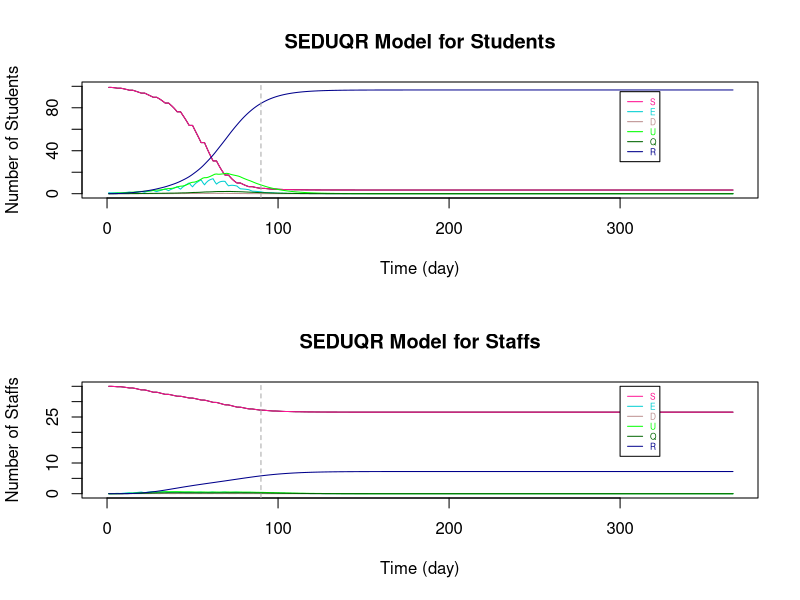

Source code (R):
###################################################################################################################

# Parameters
Ta = matrix(c(0.64,1), nrow = 2) # transmissibility of student and staff
Ca = matrix(c(0.79,1), nrow = 1)  # susceptibility of student and staff
tau = c(0.54, 0.54/2)  # individual transmission rate within and outside the bubble
# set p: the transmission rate: 
p1 = Ta %*% Ca
# p = (student-student same bubble, student-student different, staff-student, student-staff, staff-staff both teaching same or different bubbles)
p = c(p1[1,1]*tau[1], p1[1,1]*tau[2], p1[2,1]*tau[2], p1[1,2]*tau[2], p1[2,2]*tau[2]) #RHO

a = 0.2  # ALPHA: rate from latent to infection
d = c(0.1,0.3) # d:probability of an infection is detectable/symptomatic for student and staff
e = 0.138 # EPSILON: the relative transmission for undetectable compared to detectable
o = 0.75  # THETA: rate of getting quanrantined 
y = 0.1 # GAMMA:recovery rate (differ by age and compartments)

r.values = c(9,3,10,3,3)  # r:contact r people (should be changing with time), in the same order as p (RHO)

T = 366
N = 10 # student number in each bubble


###################################################################################################################

# Define dataframe - students bubbles 1-10 and total staff
# Define array 
B <- matrix(rep(0), T, 7)
A <- array(rep(B), dim = c(T, 7, 11))

A[,1,] <- 10 #  S
A[,7,] <- 10 #  N
A[,1,11] <- 30  # 30 staffs are S initially
A[,7,11] <- 55 #  55 staffs in total (20 of them work from home)
A[1,,1] <- c(9,1,0,0,0,0,10)   # initials

dimnames(A) <- list(1:T, c("S","E","D","U","Q","R","N"), c(sprintf("B%d", 1:10),"Staff"))  # name the array

head(A)
da <- as.data.frame(A)

###################################################################################################################

# Set initials
S <- matrix(rep(0), T+1, 10)
E <- matrix(rep(0), T+1, 10)
D <- matrix(rep(0), T+1, 10)
U <- matrix(rep(0), T+1, 10)
Q <- matrix(rep(0), T+1, 10)
R <- matrix(rep(0), T+1, 10)
r <- matrix(rep(0), T+1, 10)

S.Staff=S1=S2=S3=S4=S5=S6=S
E.Staff=E1=E2=E3=E4=E5=E6=E
D.Staff=D1=D2=D3=D4=D5=D6=D
U.Staff=U1=U2=U3=U4=U5=U6=U
Q.Staff=Q1=Q2=Q3=Q4=Q5=Q6=Q
R.Staff=R1=R2=R3=R4=R5=R6=R
r1=r2=r3=r4=r5=r

S5.diff=S2.diff=S
E5.diff=E2.diff=E
D5.diff=D2.diff=D
U5.diff=U2.diff=U
R5.diff=R2.diff=R
r5.diff=r2.diff=r

S.Staff.change = S.Staff

# Staff replacement
Staff.School = S.Staff  
Staff.rp = S.Staff  

# Tutorial Group
S.Std_Std = S
S.Std1=S.Std2=S
S.Stf=E.Stf=D.Stf=U.Stf=Q.Stf=R.Stf=S


###################################################################################################################
# The Symbols for the Dynamic system 

# STUDENTS
# S, E, D, U, Q, R : (without subscript of numbers) TOTAL number of students in each compartment (for an individual bubble)

# S1, E1, D1, U1, Q1, R1: TOTAL number of students in each compartments with ONLY the intractions WITHIN bubbles (for an individual bubble)

# S2.diff, E2.diff, D2.diff, U2.diff, R2.diff : TOTAL number of students that are not in the specified bubble (for an individual bubble)

# S2, E2, D2, U2, Q2, R2: CHANGE of number of students in each compartments by BETWEEN-BUBBLES interactions (for an individual bubble)

# S3, E3, D3, U3, Q3, R3 : CHANGE of number of students in each compartments by their teaching staffs (for an individual bubble)

# STAFFS
# S.Staff, E.Staff, D.Staff, U.Staff, Q.Staff, R.Staff : (without subscript of numbers) TOTAL number of STAFF in each compartment (for those teaching an individual bubble)

# S4, E4, D4, U4, Q4, R4: CHANGE of number of staffs in each compartments by the students they teach (for those teaching an individual bubble)

# S5.diff, E5.diff, D5.diff, U5.diff, R5.diff : TOTAL number of staffs that are not teaching the specified bubble (for those teaching an individual bubble)

# S5, E5, D5, U5, Q5, R5 : CHANGE of number of staffs in each compartments by staffs teaching other bubbles (for those teaching an individual bubble)

# S6, E6, D6, U6, Q6, R6 : CHANGE of number of staffs in each compartments by the staffs teaching the same bubble (for those teaching an individual bubble)

# r are the number of sesceptible contacts that an infection case would contact (vary with situations)

# Staff.School : the number of staff at school of teaching each bubble

# Staff.rp : the number of staff that can come to teach the bubble that were working from home

# TUTOR GROUP

# S.Std_Std : CHANGE of number of student in tutor group by infections within tutor group

# S.Std1 : CHANGE of number of student in bubble j by infections within tutor group

# S.Std2 : CHANGE of number of student in bubble j by infections from the tutor

# S.Stf, E.Stf, D.Stf, U.Stf, Q.Stf, R.Stf : Total number of tutors being infected in tutor group j

###################################################################################################################

# i : time step start from 1 
# j : bubble number 1 to 10

for (i in 1:T){
  for (j in 1:10){  
    
    ###### For STUDENTS
    
    # initals
    S[1,j] =  da[1,paste("S.B", j, sep = "")]
    E[1,j] =  da[1,paste("E.B", j, sep = "")]
    D[1,j] =  da[1,paste("D.B", j, sep = "")]
    U[1,j] =  da[1,paste("U.B", j, sep = "")]
    Q[1,j] =  da[1,paste("Q.B", j, sep = "")]
    R[1,j] =  da[1,paste("R.B", j, sep = "")]
    
    # STUDENT to STUDENT in the SAME BUBBLE
    S1[1,j] =  da[1,paste("S.B", j, sep = "")]
    E1[1,j] =  da[1,paste("E.B", j, sep = "")]
    D1[1,j] =  da[1,paste("D.B", j, sep = "")]
    U1[1,j] =  da[1,paste("U.B", j, sep = "")]
    Q1[1,j] =  da[1,paste("Q.B", j, sep = "")]
    R1[1,j] =  da[1,paste("R.B", j, sep = "")]
    r1[1,j] =  S[1,j]  # number of contact depends on how many S in the bubble
    
    # This formula comes from the dynamic equations (in powerpoint slide 4)
    S1[i+1,j] = S[i,j] - r1[i,j]*p[1]*(D[i,j]+e*U[i,j])
    E1[i+1,j] = E[i,j] + r1[i,j]*p[1]*(D[i,j]+e*U[i,j]) - a*E[i,j]
    D1[i+1,j] = D[i,j] + a*d[1]*E[i,j] - o*D[i,j]
    U1[i+1,j] = U[i,j] + a*(1-d[1])*E[i,j] - y*U[i,j]
    Q1[i+1,j] = Q[i,j] + o*D[i,j] - y*Q[i,j]
    R1[i+1,j] = R[i,j] + y*(Q[i,j]+U[i,j])
    r1[i+1,j] = S[i,j] 
    
    
    # STUDENT to STUDENT in DIFFERENT BUBBLES #
    # number of contact for each individual in bubble j to students in other bubbles
    r2.diff[1,j] =  3  # each student in j contact 3 students in other bubbles
    r2.diff[i+1,j] = r2.diff[i,j]    
    # the total number of contacts of the students in bubble j
    m = round(r2.diff[i,j]*(S[i,j]))  # only Susceptible individuals in j might be infected by students in other bubbles
    
    # inital values of total number of students at school not in bubble j
    # (only S,E,D,U are at school, currently not considered recovery come back to school yet)
    S2.diff[1,j] = 90
    E2.diff[1,j] = 0
    D2.diff[1,j] = 0
    U2.diff[1,j] = 0
    R2.diff[1,j] = 0
    
    # Subset for S,E,D,U compartments of all bubbles 
    all.S = (c(1:ncol(da)) %% 7) == 1
    all.E = (c(1:ncol(da)) %% 7) == 2
    all.D = (c(1:ncol(da)) %% 7) == 3
    all.U = (c(1:ncol(da)) %% 7) == 4
    all.R = (c(1:ncol(da)) %% 7) == 6
    
    #total number of students at school not in bubble j (and not staff: the reason of removing the last column)
    # The number of S, E, D, U at time i, different to bubble j
    S2.diff[i,j] = round(sum((da[i,(all.S)][,-j])[,c(1:ncol(da[i,(all.S)][,-j])-1)]))
    E2.diff[i,j] = round(sum((da[i,(all.E)][,-j])[,c(1:ncol(da[i,(all.E)][,-j])-1)]))
    D2.diff[i,j] = round(sum((da[i,(all.D)][,-j])[,c(1:ncol(da[i,(all.D)][,-j])-1)]))
    U2.diff[i,j] = round(sum((da[i,(all.U)][,-j])[,c(1:ncol(da[i,(all.U)][,-j])-1)]))
    R2.diff[i,j] = round(sum((da[i,(all.R)][,-j])[,c(1:ncol(da[i,(all.R)][,-j])-1)]))
    
    # make a list of S, E, D, U not in bubble j (the times of repeat is the number of students in each compartment)
    list = c(rep("S", S2.diff[i,j]), rep("E", E2.diff[i,j]), rep("D", D2.diff[i,j]), rep("U", U2.diff[i,j]), rep("R", R2.diff[i,j]))
    
    #count the number of S,E,D,U that students in j contacted to
    # " sample(list, m, replace = TRUE) ": Randomly select m from list
    set.seed(123)
    countS = sum((sample(list, m, replace = TRUE))=="S") # for students in bubble j: the number of contact outside bubble j are S
    countE = sum((sample(list, m, replace = TRUE))=="E") # for students in bubble j: the number of contact outside bubble j are E
    countD = sum((sample(list, m, replace = TRUE))=="D") # for students in bubble j: the number of contact outside bubble j are D
    countU = sum((sample(list, m, replace = TRUE))=="U") # for students in bubble j: the number of contact outside bubble j are U
    countR = sum((sample(list, m, replace = TRUE))=="R") # for students in bubble j: the number of contact outside bubble j are R
    
    
    # The number of change in S and E compartments by interactions from other bubbles to bubbles j (only the partial effect)
    # initial (no intractions between bubbles at time 1)
    S2[1,j] = 0
    E2[1,j] = 0
    
    # The change in S and E for bubble j only depends on the number of:
    # 1. (   susceptible students in bubble j: r1[i,j] = S[i,j]   ) and 
    # 2. (   number of detectable/symtomatic and undetectable/asymtomatic that are contacted in other bubbles: countD+e*countU   
    #                                                        -- e is because the effectiveness on D and U in infection rate are different)
    S2[i+1,j] = -p[2]*(countD+e*countU)  # Only the change because of other bubbles
    E2[i+1,j] = p[2]*(countD+e*countU)  # Only the change because of other bubbles, so those Es goes into D/U compartments are included in E1
    
    
    # STAFF to STUDENTs they teach 
    # initial - there is no change of S and E initially
    S3[1,j] = 0
    E3[1,j] = 0
    r3[1,j] = r.values[3]
    
    # The change in S and E for bubble j depends on the number of D and U of staffs
    S3[i+1,j] = - r1[i,j]*p[3]*(D.Staff[i,j]+e*U.Staff[i,j])
    E3[i+1,j] = r1[i,j]*p[3]*(D.Staff[i,j]+e*U.Staff[i,j])   
    r3[i+1,j] =  S[i,j]
    
    
    
    ### TUTOR GROUP
    
    # STUDENTs TO STUDENTs in the same tutorial group
  
    # A tutor group contains 2 bubbles of students and a staff that is not teaching the bubbles
    # With the tutor meeting of 15mins and a typical school day of 6 hours, the time length of contact is 1/24 of that in a bubble
    # initial (S.Std_Std is the change of S in tutor group j with students in both bubble j and 11-j)
    S.Std_Std[1,] = c(rep(0,10))  # S.Std_Std : total change of students in tutor group
    S.Std1[1,] = c(rep(0,10))
      
    
    # The change of S for tutor group j with students in both bubble j and 11-j
    if (j <= 5){ # 5 tutor groups in total
      S.Std_Std[i+1,j] = - (S[i,j]+S[i,11-j])*p[1]*((D[i,j]+e*U[i,j])+(D[i,11-j]+e*U[i,11-j]))*1/24

      # As the change is less than 0.5, separate the new cases of infections according to the percentage of S in each bubble
      if (S[i,j]+S[i,11-j] > 0){
        S.Std1[i+1,j] = S.Std_Std[i+1,j]*S[i,j]/(S[i,j]+S[i,11-j])  # S.Std1 : total change of students in  bubble j by having tutor group
        S.Std1[i+1,11-j] = S.Std_Std[i+1,j]*S[i,11-j]/(S[i,j]+S[i,11-j])
      }
      
      else{
        S.Std1[i+1,j] = 0
        S.Std1[i+1,11-j] = 0
      }
    }
    
    else{ # avoid to count the infections twice
    }
    
    
    # STAFF TO STUDENTs in the same tutorial group
    
    # There is only 1 staff for each tutor group
    # S.Std2 : the change of studnets in bubble j by infections from the tutor
    # initial - there is no change of S and E initially
    S.Std2[1,] = c(rep(0,10)) 
    
    # The change of S for tutor group j with students in both bubble j and 11-j
    if (j <= 5){ # 5 tutor groups in total
      if (S[i,j]+S[i,11-j] > 0){
      S.Std2[i+1,j] = - ((S[i,j]+S[i,11-j])*p[3]*(D.Stf[i,j]+e*U.Stf[i,j])*1/24)*(S[i,j]/(S[i,j]+S[i,11-j]))
      S.Std2[i+1,11-j] = - ((S[i,j]+S[i,11-j])*p[3]*(D.Stf[i,j]+e*U.Stf[i,j])*1/24)*(S[i,11-j]/(S[i,j]+S[i,11-j]))
      }
      
      else{
        S.Std2[i+1,j] = 0
        S.Std2[i+1,11-j] = 0
      }
    }
    
    else{ # avoid to count the infections twice
    }
    
    
    
    # TOTAL on STUDNETS 
    if (S1[i+1,j] + S2[i+1,j] + S3[i+1,j] + S.Std1[i+1,j] + S.Std2[i+1,j] >= 0){   # The total number of S has to be >= 0
      S[i+1,j] = S1[i+1,j] + S2[i+1,j] + S3[i+1,j] + S.Std1[i+1,j] + S.Std2[i+1,j]
      E[i+1,j] = E1[i+1,j] + E2[i+1,j] + E3[i+1,j] - S.Std1[i+1,j] - S.Std2[i+1,j]
    }
    else {  # If not, S = 0, 
      #         E = previous (time step) amout of E - the same amount of students reduced in S compartment - those move to the next compartments
      S[i+1,j] = 0
      E[i+1,j] = E[i,j] - (S[i+1,j]-S[i,j]) - a*E[i,j]
    }
    
    D[i+1,j] = D1[i+1,j]
    U[i+1,j] = U1[i+1,j]
    Q[i+1,j] = Q1[i+1,j]
    R[i+1,j] = R1[i+1,j]
    
    
    ###### For STAFF
    
    # Assume there are 55 staffs in total, initially 30 of them teach students. 
    # The overall effect on STAFF (stdent -> staff  &   staff -> staff in same / different bubble)
    
    # initials
    S.Staff[1,] =  3
    E.Staff[1,] =  0
    D.Staff[1,] =  0
    U.Staff[1,] =  0
    Q.Staff[1,] =  0
    R.Staff[1,] =  0
    
    # STUDENT to STAFF
    # initials
    S4[1,j] = 0
    r4[1,j] = r.values[4]  
    
    # Only S and E compartments will change directly by the infection cause by studnets (E3 = -S3)
    S4[i+1,j] = - r4[i]*p[4]*(D[i,j]+e*U[i,j])
    r4[i+1,j] = S.Staff[i,j]
    
    
    # STAFF to STAFF (teach same bubble)
    # initials
    S6[1,j] = 0
    
    # Only S and E compartments will change directly by the infection cause by staffs teach same bubble (E6 = -S6)
    S6[i+1,j] = - r4[i]*p[5]*(D.Staff[i,j]+e*U.Staff[i,j])
    
    
    # STAFF to STAFF (teach different bubbles)
    # number of contact for each individual staff teach bubble j to the staffs teach other bubbles
    r5.diff[1,j] =  3  # each staff teach j contact 3 staffs teach other bubbles
    r5.diff[i+1,j] = r5.diff[i,j]    
    # the total number of contacts of the students in bubble j
    m.Staff = round(r5.diff[i,j]*(S.Staff[i,j]))  # only Susceptible staffs in j might be infected 
    
    # inital values of total number of staff at school not teach bubble j
    # (only S,E,D,U are at school, currently not considered recovery come back to school yet)
    S5.diff[1,] = 27
    E5.diff[1,] = 0
    D5.diff[1,] = 0
    U5.diff[1,] = 0
    R5.diff[1,] = 0
    
    # The number of S, E, D, U at time i, not teaching to bubble j
    S5.diff[i,j] = round(sum(S.Staff[i,])-S.Staff[i,j])
    E5.diff[i,j] = round(sum(E.Staff[i,])-E.Staff[i,j])
    D5.diff[i,j] = round(sum(D.Staff[i,])-D.Staff[i,j])
    U5.diff[i,j] = round(sum(U.Staff[i,])-U.Staff[i,j])
    R5.diff[i,j] = round(sum(R.Staff[i,])-R.Staff[i,j])
    
    # make a list of S, E, D, U not teach bubble j (the times of repeat is the number of staff in each compartment)
    list.Staff = c(rep("S", S5.diff[i,j]), rep("E", E5.diff[i,j]), rep("D", D5.diff[i,j]), rep("U", U5.diff[i,j]), rep("R", R5.diff[i,j]))
    
    #count the number of S,E,D,U that staffs teaching bubble j contacted to
    # " sample(list.Staff, m.Staff, replace = TRUE) ": Randomly select m.Staff from list
    set.seed(123)
    count.StaffS = sum((sample(list.Staff, m.Staff, replace = TRUE))=="S") # for students in bubble j: the number of contact outside bubble j are S
    count.StaffE = sum((sample(list.Staff, m.Staff, replace = TRUE))=="E") # for students in bubble j: the number of contact outside bubble j are E
    count.StaffD = sum((sample(list.Staff, m.Staff, replace = TRUE))=="D") # for students in bubble j: the number of contact outside bubble j are D
    count.StaffU = sum((sample(list.Staff, m.Staff, replace = TRUE))=="U") # for students in bubble j: the number of contact outside bubble j are U
    count.StaffR = sum((sample(list.Staff, m.Staff, replace = TRUE))=="R") # for students in bubble j: the number of contact outside bubble j are R
    
    # The number of change in S and E compartments by staffs teach j and other staffs contacts
    # initial (no transmission at time 1)
    S5[1,j] = 0
    
    # The change in S and E for staffs teach bubble j only depends on the number of:
    # 1. (   susceptible staffs teach bubble j: r5[i,j] = S.Staff[i,j]   ) and 
    # 2. (   number of detectable/symtomatic and undetectable/asymtomatic staffs teach other bubbles: count.StaffD+e*count.StaffU
    #                                                        -- e is because the effectiveness on D and U in infection rate are different)
    S5[i+1,j] = - p[5]*(count.StaffD+e*count.StaffU)  # Only the change because of staff teach other bubbles
    # E5 = -S5
    
    
    # TUTOR GROUP
    
    # The STUDENTS in the tutor group to STAFF
    # Assume for tutor group 1-5, the tutor is not teaching any bubbles
    # There is no staff to replace tutor if he is infected, but he will work again when he has recovered
    # initial - there is no change of S and E initially
    S.Stf[1,] = c(rep(1,5), rep(0,5)) 
    E.Stf[1,] = D.Stf[1,] = U.Stf[1,] = Q.Stf[1,] = R.Stf[1,] = rep(0,10)
    
    
    # The total number of S for staff in tutor group j 
    if (j <= 5){ # 5 tutor groups in total
      if (S.Stf[i,j] > 0){
        S.Stf[i+1,j] = S.Stf[i,j] - S.Stf[i,j]*p[4]*((D[i,j]+e*U[i,j])+(D[i,11-j]+e*U[i,11-j]))*1/24
      }
      
      else{
        S.Stf[i+1,j] = 0
      }
    }
    
    else{ # avoid to count the infections twice
      S.Stf[i+1,j] = 0
    }
    
    E.Stf[i+1,j] = E.Stf[i,j] + (S.Stf[i+1,j] - S.Stf[i,j]) - a*E.Stf[i,j]
    D.Stf[i+1,j] = D.Stf[i,j] + a*d[1]*E.Stf[i,j] - o*D.Stf[i,j]
    U.Stf[i+1,j] = U.Stf[i,j] + a*(1-d[1])*E.Stf[i,j] - y*U.Stf[i,j]
    Q.Stf[i+1,j] = Q.Stf[i,j] + o*D.Stf[i,j] - y*Q.Stf[i,j]
    R.Stf[i+1,j] = R.Stf[i,j] + y*(Q.Stf[i,j]+U.Stf[i,j])
    
    
    # TOTAL on STAFF
    # the total change of staff
    
    S.Staff.change[1,j] = 0
    S.Staff.change[i+1,j] = -(S4[i+1,j] + S5[i+1,j] + S6[i+1,j])    
    
    # With larger number in each group, remove the overlapping cases of new infection by:
    # (There might be chance an individual staff is infected by both students he teach and other staff he contact with)
    # Here, use randomly choosing to reduce the overlapping change effect
    # # # count.StaffS_overlap = - round(S3[i+1,j] + S5[i+1,j] + S6[i+1,j]) # the infected cases/the change in S (with overlap)
    
    # This formula comes from the dynamic equations (in powerpoint slide 4)
    S.Staff[i+1,j] = S.Staff[i,j] - S.Staff.change[i+1,j]
    E.Staff[i+1,j] = E.Staff[i,j] + S.Staff.change[i+1,j] - a*E.Staff[i,j]
    D.Staff[i+1,j] = D.Staff[i,j] + a*d[2]*E.Staff[i,j] - o*D.Staff[i,j]
    U.Staff[i+1,j] = U.Staff[i,j] + a*(1-d[2])*E.Staff[i,j] - y*U.Staff[i,j]
    Q.Staff[i+1,j] = Q.Staff[i,j] + o*D.Staff[i,j] - y*Q.Staff[i,j]
    R.Staff[i+1,j] = R.Staff[i,j] + y*(Q.Staff[i,j]+U.Staff[i,j])
    
    
    # STAFF replacement (remove this part to see if there is no extra staff that teaching the same course)
    # We assume initially 30 out of 55 staffs are teaching bubbles and the other 20 staffs are working from home.
    # Assume each bubble has 3 teaching staff and 2 other staffs working from home that can teach the same course.
    # If one of the staff was teaching at school is isolated, a staff that is "teaching the same course" will come back to school and teach the bubble. (within 24h)
    # When an istolated staff is recovered, he will come back to school on the next day. (within 24h)
    # If that result in more than 3 staffs teaching the bubble, let some susceptible staffs to work from home.  
    # So, each bubble will have 3 teaching staffs until there are not enough staffs available.
    
    Staff.rp[1,j] = 2  # the staff can come to teach in the next day that are working from home
    Staff.School[1,j] = 3  # total number of staffs that are teaching the bubble
    Staff.School[i,j] = S.Staff[i,j] + E.Staff[i,j] + D.Staff[i,j] + U.Staff[i,j] + R.Staff[i,j]
    
    if (Staff.School[i,j] < 3) {  # if the number of staff teaching bubble j is less than 3
      
      if ((3 - Staff.School[i,j]) <= Staff.rp[i,j]) {  # if there are enough staff to come back and teach
        S.Staff[i+1,j] = S.Staff[i+1,j] + (3 - Staff.School[i,j])
        Staff.rp[i+1,j] = Staff.rp[i,j] - (3 - Staff.School[i,j])
      }
      
      else{  # if there is not enought staff to come back and teach
        S.Staff[i+1,j] = S.Staff[i+1,j] + Staff.rp[i,j]
        Staff.rp[i+1,j] = 0
      }
    }
    
    else{  
      if (round(Staff.School[i,j]) > 3) { # if after the staff combing back from isolation, there are more than 3 staffs teaching the bubble j
        S.Staff[i+1,j] = S.Staff[i+1,j] - (Staff.School[i,j] - 3)
        Staff.rp[i+1,j] = Staff.rp[i,j] + (Staff.School[i,j] - 3)
      } 
      
      else {# if there are 3 staffs teaching the bubble j
        S.Staff[i+1,j] = S.Staff[i+1,j]
        Staff.rp[i+1,j] = Staff.rp[i,j] 
      }
    }
    
    
    
    # The change on Weekends
    # There will not be new infections from 0 A.M. on Saturday till 0 A.M. on the following Monday
    
    offschool = c(seq(0,T,7)-1,seq(0,T,7)-0)
    
    if (!is.na(match(i, setdiff(0:T,offschool))) == TRUE){  #if time i is weekday
    }
    
    else{  #if time i is weekend
      S[i+1,j] = S[i,j]
      E[i+1,j] = E[i,j] - a*E[i,j]
      
      S.Staff[i+1,j] = S.Staff[i,j]
      E.Staff[i+1,j] = E.Staff[i,j] - a*E.Staff[i,j]
      
    }
    
    # Add the results of each time step i and each bubble j of each compartments to the dataframe da
    da[i,paste("S.B", j, sep = "")] <- S[i,j]
    da[i,paste("E.B", j, sep = "")] <- E[i,j]
    da[i,paste("D.B", j, sep = "")] <- D[i,j]
    da[i,paste("U.B", j, sep = "")] <- U[i,j]
    da[i,paste("Q.B", j, sep = "")] <- Q[i,j]
    da[i,paste("R.B", j, sep = "")] <- R[i,j]
    
    da[i,paste("S.", "Staff", sep = "")] <- sum(S.Staff[i,]) + sum(S.Stf[i,])
    da[i,paste("E.", "Staff", sep = "")] <- sum(E.Staff[i,]) + sum(E.Stf[i,])
    da[i,paste("D.", "Staff", sep = "")] <- sum(D.Staff[i,]) + sum(D.Stf[i,])
    da[i,paste("U.", "Staff", sep = "")] <- sum(U.Staff[i,]) + sum(U.Stf[i,])
    da[i,paste("Q.", "Staff", sep = "")] <- sum(Q.Staff[i,]) + sum(Q.Stf[i,])
    da[i,paste("R.", "Staff", sep = "")] <- sum(R.Staff[i,]) + sum(R.Stf[i,])
    
    # Sum up the total dynamic of students for all bubbles
    da$S.Student[i] <- sum(S[i,])
    da$E.Student[i] <- sum(E[i,])
    da$D.Student[i] <- sum(D[i,])
    da$U.Student[i] <- sum(U[i,])
    da$Q.Student[i] <- sum(Q[i,])
    da$R.Student[i] <- sum(R[i,])
    da$N.Student[i] <- 100
    
  }
}

# Add extra columns 
for (i in 1:T){
  
  # total number of Staffs working from home
  da$Staff.rp[i] <- sum(Staff.rp[i,])  
  
  # reproduction rate Rt
  da$Rt.Student[i] <- (da$E.Student[i+1] + da$D.Student[i+1] + da$U.Student[i+1] + da$Q.Student[i+1]) / 
    (da$E.Student[i] + da$D.Student[i] + da$U.Student[i] + da$Q.Student[i])
  
  da$Rt.Staff[i] <- (da$E.Staff[i+1] + da$D.Staff[i+1] + da$U.Staff[i+1] + da$Q.Staff[i+1]) / 
    (da$E.Staff[i] + da$D.Staff[i] + da$U.Staff[i] + da$Q.Staff[i])
}



###################################################################################################################
# Plot SEDUQR graphs
par(mfrow=c(2, 1), lwd=1)

# Students
X_lim <- seq(1,T,by=1)
plot(da$S.Student~X_lim, pch=15, col="black", main = "SEDUQR Model for Students", type = "l", xlab = "Time (day)", ylab = "Number of Students", xlim = c(0,T), ylim = c(0,100))

lines(da$S.Student, col="DeepPink", lty=1)
lines(da$E.Student, col="DarkTurquoise", lty=1)
lines(da$D.Student, col="RosyBrown", lty=1)
lines(da$U.Student, col="green", lty=1)
lines(da$Q.Student, col="darkgreen", lty=1)
lines(da$R.Student, col="darkblue", lty=1)

legend(300, 95 ,c("S","E","D", "U", "Q", "R"),col=c("DeepPink","DarkTurquoise","RosyBrown", "green", "darkgreen", "darkblue"),
       text.col=c("DeepPink","DarkTurquoise","RosyBrown", "green", "darkgreen", "darkblue"),lty=c(1,1,1,1,1,1),
       cex=0.5)

abline(v=90,col="dark grey", lty=2)

# Staffs
X_lim <- seq(1,T,by=1)
plot(da$S.Staff~X_lim, pch=15, col="black", main = "SEDUQR Model for Staffs", type = "l", xlab = "Time (day)", ylab = "Number of Staffs", xlim = c(0,T), ylim = c(0,35))

lines(da$S.Staff, col="DeepPink", lty=1)
lines(da$E.Staff, col="DarkTurquoise", lty=1)
lines(da$D.Staff, col="RosyBrown", lty=1)
lines(da$U.Staff, col="green", lty=1)
lines(da$Q.Staff, col="darkgreen", lty=1)
lines(da$R.Staff, col="darkblue", lty=1)
 
legend(300, 35,c("S","E","D", "U", "Q", "R"),col=c("DeepPink","DarkTurquoise","RosyBrown", "green", "darkgreen", "darkblue"),
       text.col=c("DeepPink","DarkTurquoise","RosyBrown", "green", "darkgreen", "darkblue"),lty=c(1,1,1,1,1,1),
       cex=0.5)

abline(v=90,col="dark grey", lty=2)
